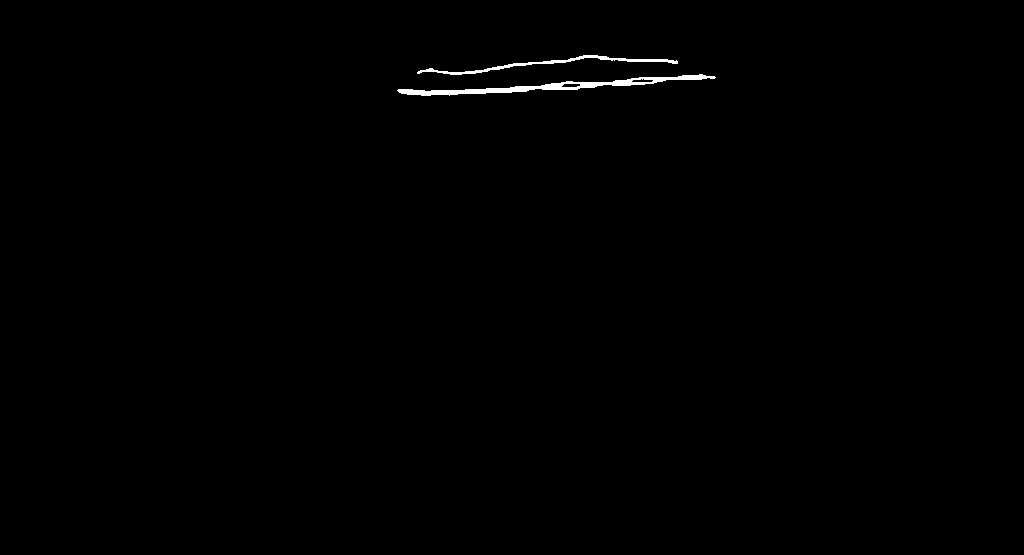
#> input picture scratch/red_mask.png, 1024 x 555 px, found by its file name
$ python trace_curves.py
#> lines starting #> are read from the running program, lines starting #| are printed output that depends on the picture; after the words box and inside, x2 and y2 are one past the last pixel; in counts of white or black regions, pixels touching at a corner belong together
import cv2
import numpy as np
import json

def get_ordered_curve(mask_path, color_name):
#> called with mask_path = 'scratch/red_mask.png', color_name = 'Red Line (Zone 3/Deep)'
    mask = cv2.imread(mask_path, 0)
#> mask: shape (555, 1024); 0.41% white; 2 white regions, box (x1, y1, x2, y2) and area: (397, 74, 716, 96) 1593, (417, 55, 678, 75) 765
    ys, xs = np.where(mask > 0)
#> ys = 2358 values from 55 to 95; xs = 2358 values, max 715 at index 906, min 397 at index 1843, mean 551.6
    if len(xs) == 0:
        print(f"No points for {color_name}")
        return []

    # Group by X coordinate and get average Y
    pts_dict = {}
    for x, y in zip(xs, ys):
        if x not in pts_dict:
            pts_dict[x] = []
        pts_dict[x].append(y)
#> this loop made 2358 passes
#> (x, y) on passes 1 to 3: (583, 55), (584, 55), (585, 55)
#> after the loop, pts_dict = 319 items

    sorted_xs = sorted(pts_dict.keys())
#> sorted_xs = 319 values from 397 to 715

    # We want to output about 15-20 points to define a smooth curve.
    # Let's clean noise first (discard outliers using median filtering)
    cleaned_pts = []
    for x in sorted_xs:
        cleaned_pts.append((x, int(np.median(pts_dict[x]))))
#> after the loop, cleaned_pts = 319 pairs, first value 397 to 715, second value 59 to 92

    # Subsample to keep the configuration clean and compact
    step = max(1, len(cleaned_pts) // 15)
#> step = 21
    subsampled = cleaned_pts[::step]
#> subsampled = [(397, 90), (418, 90), (439, 91), (460, 90), (481, 89), (502, 88), (523, 87), (544, 85), (565, 82), (586, 83), (607, 70), (628, 80), (649, 77), (670, 69), (691, 77), (712, 77)]
    if cleaned_pts[-1] not in subsampled:
        subsampled.append(cleaned_pts[-1])

    formatted = [{"x": int(pt[0]), "y": int(pt[1])} for pt in subsampled]
#> formatted = 17 items
    print(f"// {color_name} curve ({len(formatted)} points):")
#| // Red Line (Zone 3/Deep) curve (17 points):
    print(json.dumps(formatted))
#> (printed output is left out)
    return formatted

get_ordered_curve("scratch/red_mask.png", "Red Line (Zone 3/Deep)")
get_ordered_curve("scratch/orange_mask.png", "Orange Line (Zone 2/Medium)")
#> call 2 of get_ordered_curve, with mask_path = 'scratch/orange_mask.png', color_name = 'Orange Line (Zone 2/Medium)'
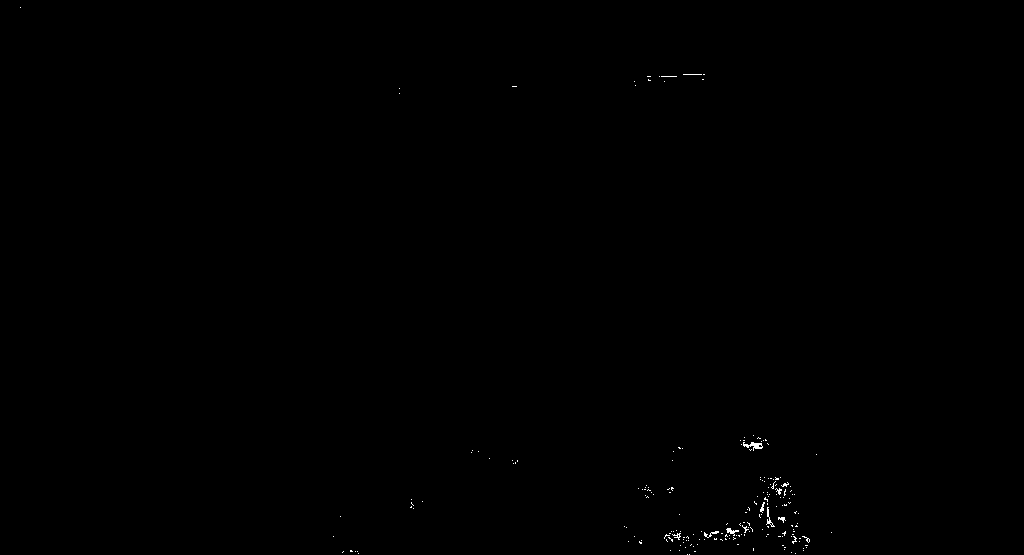
#> input picture scratch/orange_mask.png, 1024 x 555 px, found by its file name
#> in get_ordered_curve (call 2), `mask = cv2.imread(mask_path, 0)`: mask: shape (555, 1024); 0.14% white in thin lines or dots, all inside (x1, y1, x2, y2) = (20, 7, 832, 555)
#> in get_ordered_curve (call 2), `ys, xs = np.where(mask > 0)`: ys = 802 values from 7 to 554; xs = 802 values, max 831 at index 573, min 20 at index 0, mean 723.8
#> the loop in get_ordered_curve (call 2), `for x, y in zip(xs, ys):` made 802 passes
#> (x, y) on passes 1 to 3: (20, 7), (683, 74), (684, 74)
#> after the loop in get_ordered_curve (call 2), `for x, y in zip(xs, ys):`: pts_dict = 193 items
#> in get_ordered_curve (call 2), `sorted_xs = sorted(pts_dict.keys())`: sorted_xs = 193 values from 20 to 831
#> the loop in get_ordered_curve (call 2), `for x in sorted_xs:` made 193 passes
#> x on passes 1 to 3: 20, 333, 340
#> after the loop in get_ordered_curve (call 2), `for x in sorted_xs:`: cleaned_pts = 193 pairs, first value 20 to 831, second value 7 to 553
#> in get_ordered_curve (call 2), `step = max(1, len(cleaned_pts) // 15)`: step = 12
#> in get_ordered_curve (call 2), `subsampled = cleaned_pts[::step]`: subsampled = [(20, 7), (410, 507), (515, 462), (642, 489), (662, 76), (674, 534), (687, 536), (699, 306), (711, 533), (726, 534), (738, 533), (750, 446), (762, 506), (774, 504), (786, 486), (798, 513), (831, 532)]
#| // Orange Line (Zone 2/Medium) curve (17 points):
#> (printed output is left out)
get_ordered_curve("scratch/green_mask.png", "Green Line (Zone 1/Shallow)")
#> call 3 of get_ordered_curve, with mask_path = 'scratch/green_mask.png', color_name = 'Green Line (Zone 1/Shallow)'
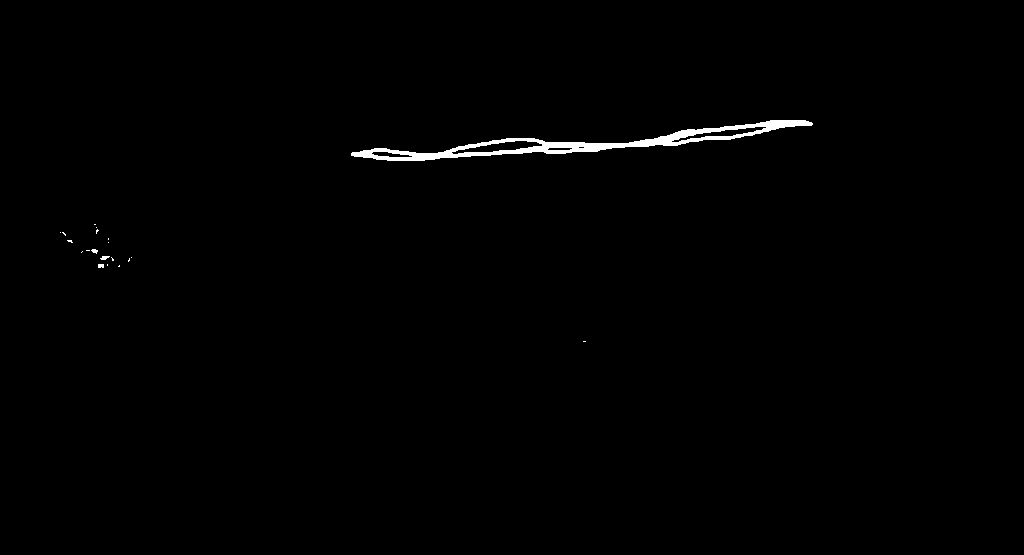
#> input picture scratch/green_mask.png, 1024 x 555 px, found by its file name
#> in get_ordered_curve (call 3), `mask = cv2.imread(mask_path, 0)`: mask: shape (555, 1024); 0.68% white; 20 white regions (16 under 20 px), largest, box (x1, y1, x2, y2) and area: (351, 120, 813, 161) 3740, (100, 256, 110, 260) 27, (98, 264, 104, 268) 23, (91, 249, 98, 254) 22
#> in get_ordered_curve (call 3), `ys, xs = np.where(mask > 0)`: ys = 3871 values from 120 to 341; xs = 3871 values, max 812 at index 187, min 60 at index 3749, mean 567.1
#> the loop in get_ordered_curve (call 3), `for x, y in zip(xs, ys):` made 3871 passes
#> (x, y) on passes 1 to 3: (770, 120), (771, 120), (772, 120)
#> after the loop in get_ordered_curve (call 3), `for x, y in zip(xs, ys):`: pts_dict = 506 items
#> in get_ordered_curve (call 3), `sorted_xs = sorted(pts_dict.keys())`: sorted_xs = 506 values from 60 to 812
#> the loop in get_ordered_curve (call 3), `for x in sorted_xs:` made 506 passes
#> x on passes 1 to 3: 60, 62, 63
#> after the loop in get_ordered_curve (call 3), `for x in sorted_xs:`: cleaned_pts = 506 pairs, first value 60 to 812, second value 122 to 266
#> in get_ordered_curve (call 3), `step = max(1, len(cleaned_pts) // 15)`: step = 33
#> in get_ordered_curve (call 3), `subsampled = cleaned_pts[::step]`: subsampled = [(60, 232), (107, 260), (373, 154), (406, 155), (439, 155), (472, 149), (505, 150), (538, 146), (571, 146), (604, 146), (637, 143), (670, 139), (703, 131), (736, 129), (769, 125), (802, 122)]
#| // Green Line (Zone 1/Shallow) curve (17 points):
#> (printed output is left out)
